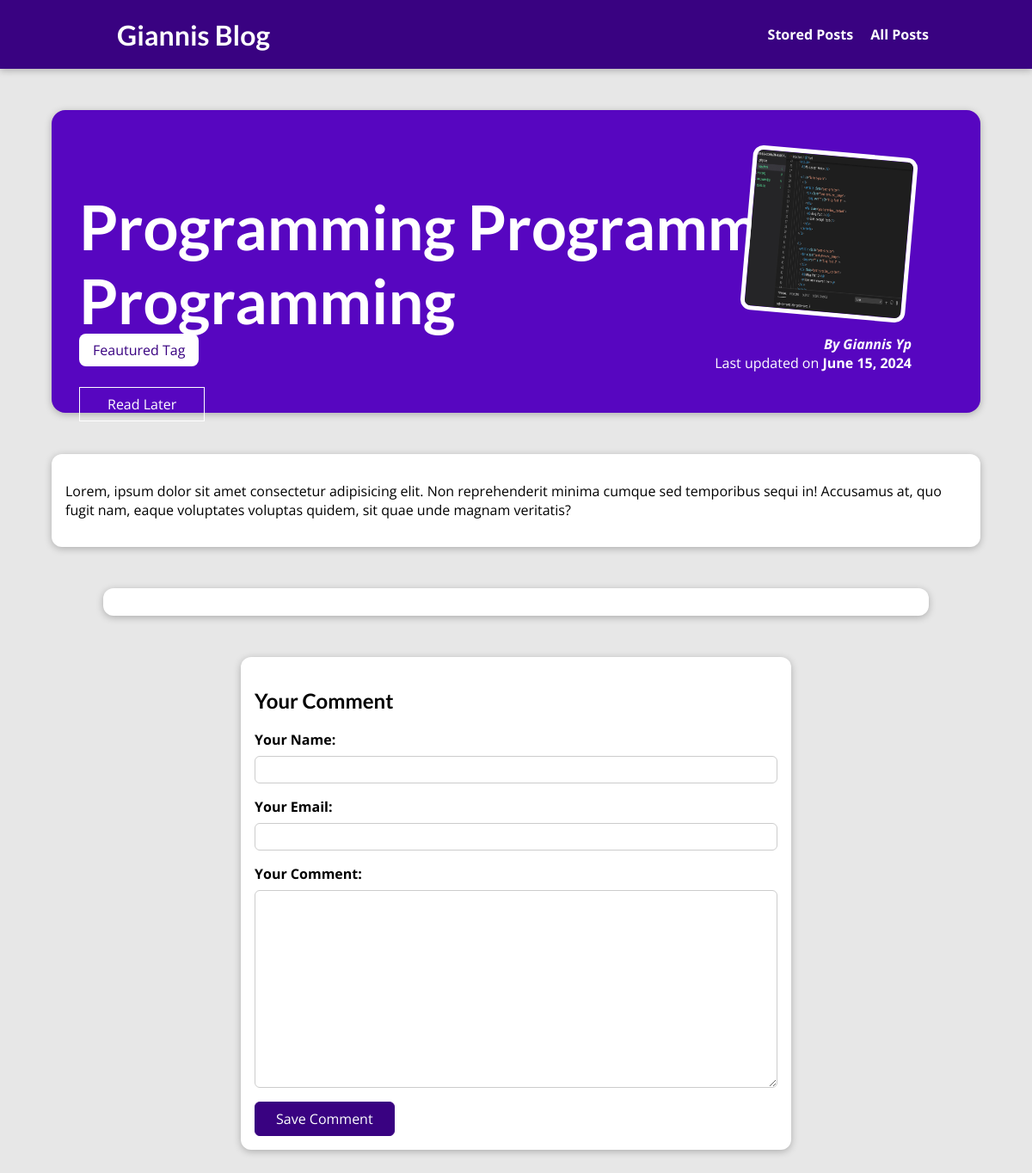
Page /posts/programming on the committed database.
### blog/models.py (models this page shows, shortened)
class Post(models.Model):
    title = models.CharField(max_length=150)
    excerpt = models.CharField(max_length=200)
    image = models.ImageField(upload_to="posts", null=True)
    date = models.DateField(auto_now=True)
    slug = models.SlugField(unique=True , db_index=True)
    content = models.TextField(validators=[MinLengthValidator(10)])
    author = models.ForeignKey(Author, on_delete=models.SET_NULL, null=True,  related_name="posts")
    tags = models.ManyToManyField(Tag)

class Tag(models.Model):
    caption = models.CharField(max_length=20)

class Author(models.Model):
    first_name = models.CharField(max_length=100)
    last_name = models.CharField(max_length=100)
    email_address = models.EmailField()
    def full_name(self):
        return f"{self.first_name} {self.last_name}"
    def __str__(self) -> str:
        return self.full_name()

### blog/views.py (the view, shortened to what this page needs)
# urls.py: path("posts/<slug:slug>", views.SinglePostView.as_view(), name="post-detail-page"), #/posts/my-first-post
class SinglePostView(View):
    def is_stored_post(self, request, post_id):
        stored_posts = request.session.get("stored_posts")
        if stored_posts is not None:
            is_saved_for_later = post_id in stored_posts
        else:
            is_saved_for_later = False
        return is_saved_for_later
    def get(self,request, slug):
        post = Post.objects.get(slug=slug)
        context = {
        "post" : post,
        "post_tags" : post.tags.all(),
        "comment_form" : CommentForm(),
        "comments" : post.comments.all().order_by("-id"),
        "saved_for_later": self.is_stored_post(request,post.id)
        }
        return render(request, "blog/post-detail.html",context)

### blog/forms.py
class CommentForm(forms.ModelForm):
    class Meta:
        model = Comment
        exclude = ["post"]
        labels = {
            "user_name" : "Your Name",
            "user_email" : "Your Email",
            "text" : "Your Comment"
        }

### blog/templates/blog/post-detail.html (shortened to what this page needs)
{%extends "base.html"%}
{%load static%}
{% block css_files %}
    <link rel="stylesheet" href="{%static "blog/post-detail.css"%}"/>
{% endblock %}
{%block content %}
    <section id="summary">
        <h2> {{post.title}}</h2>
        <div>
            {% for tag in post_tags %}
            <span class="tag"> {{tag.caption}}</span>
            {% endfor %}
            </div>
        <div id="read-later">
            <form action="{% url "read-later" %}" method="POST">
            <button>
                {% if saved_for_later %}
                Remove from "Read Later" List
                {%else%}
                Read Later
                {% endif %}
            </button>
        </form>
        </div>
        <article>
            <img src="{{ post.image.url }}" alt={{post.title}} />
            <address>By <a href="mailto:{{ post.author.email_address}}">{{post.author}}</a></address>
            <div>
                Last updated on <time>{{ post.date}}</time>
            </div>
        </article>
    </section>
    <main>
        {{ post.content|linebreaks}}
    </main>
    <section id="comments">
    </section>
    <section id="comment-form">
        <h2>Your Comment</h2>
    <div>
        <form action="{%url "post-detail-page" post.slug %}" method="POST">
            {% for form_field in comment_form %}
            <div class="form-control" {% if form_field.errors%}invalid{% endif %}>
                {{ form_field.label_tag }}
                {{ form_field }}
            </div>
            {%endfor%}
            <button>Save Comment</button>
        </form>
    </div>
    </section>
{%endblock%}

### static/app.css (style rules this page uses)
* { box-sizing: border-box; }
html { font-family: 'Open Sans', 'Lato', sans-serif; }
body { margin: 0; }
h1, h2, h3 { font-family: 'Lato', sans-serif; font-weight: bold; }

### blog/static/blog/post-detail.css (style rules this page uses)
body { background-color: #e7e7e7; }
#summary { margin: 8rem auto 3rem auto; padding: 2rem; width: 90%; max-width: 90rem; border-radius: 16px; background-color: #5706c0; position: relative; box-shadow: 0 2px 8px rgba(0, 0, 0, 0.25); height: 22rem; }
#summary h2 { color: white; font-size: 4.5rem; margin-bottom: 0.25rem; }
#summary article { position: absolute; top: 2rem; right: 3rem; padding: 1rem 2rem; border-radius: 12px; text-align: right; color: white; }
#summary article img { width: 12rem; height: 12rem; border-radius: 12px; transform: rotateZ(5deg); border: 5px solid white; margin-bottom: 1rem; }
#summary address { font-weight: bold; }
#summary a { color: white; text-decoration: none; }
#summary time { font-weight: bold; }
#read-later { margin: 2rem 0; }
#read-later button { background-color: transparent; border: 1px solid white; padding: 0.5rem 2rem; font: inherit; color: white; cursor: pointer; }
main { width: 90%; max-width: 90rem; margin: 3rem auto; background-color: white; padding: 1rem; border-radius: 12px; box-shadow: 0 2px 8px rgba(0, 0, 0, 0.25); }
.tag { background-color: white; color: #390281; padding: 0.5rem 1rem; border-radius: 8px; }
#comment-form { margin: 3rem auto; width: 90%; max-width: 40rem; border-radius: 12px; background-color: white; box-shadow: 0 2px 8px rgba(0, 0, 0, 0.25); padding: 1rem; }
#comment-form button { font: inherit; background-color: #390281; color: white; border: 1px solid #390281; padding: 0.5rem 1.5rem; border-radius: 6px; cursor: pointer; }
.form-control { margin-bottom: 1rem; }
.form-control label { font-weight: bold; margin-bottom: 0.5rem; display: block; }
.form-control input, .form-control textarea { display: block; width: 100%; font: inherit; padding: 0.25rem; border-radius: 6px; border: 1px solid #ccc; }
#comments { margin: 3rem auto; width: 90%; max-width: 60rem; border-radius: 12px; background-color: white; box-shadow: 0 2px 8px rgba(0, 0, 0, 0.25); padding: 1rem 2rem; }

### rows in the picture
Post: title "Programming Programming Programming", image (picture), author "Giannis Yp", date "June 15, 2024", content "Lorem, ipsum dolor sit amet consectetur adipisicing elit. Non reprehenderit minima cumque sed temporibus sequi in! Accusamus at, quo fugit nam, eaque voluptates voluptas quidem, sit quae unde magnam veritatis?"
Tag: caption "Feautured Tag"
